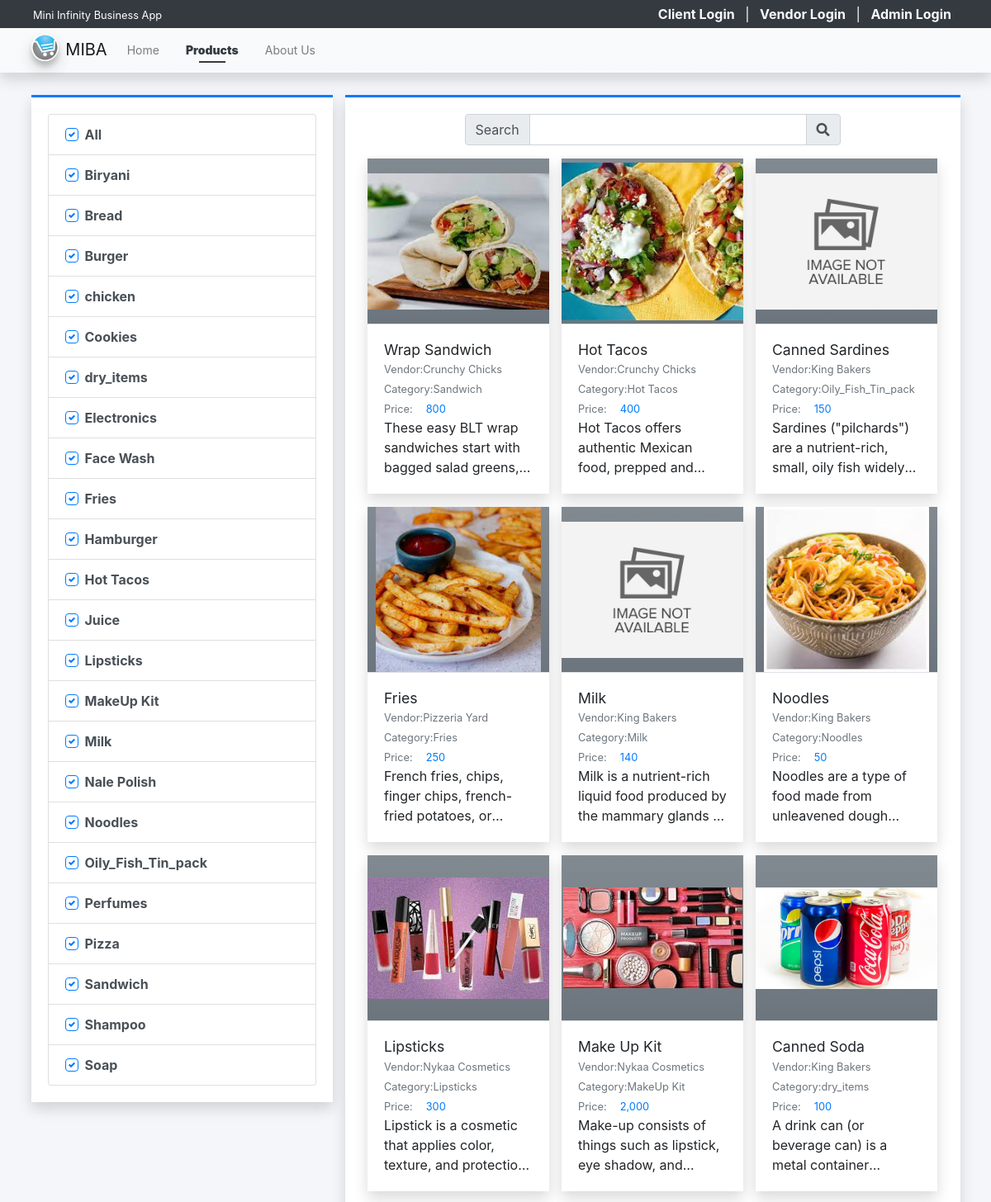
The page /?page=products (upper part) on the database its author committed.
### tables this page shows
CREATE TABLE `category_list` (
  `id` int(30) NOT NULL,
  `vendor_id` int(30) NOT NULL,
  `name` text NOT NULL,
  `description` text NOT NULL,
  `status` tinyint(1) NOT NULL DEFAULT 1,
  `delete_flag` tinyint(1) NOT NULL DEFAULT 0,
  `date_created` datetime NOT NULL DEFAULT current_timestamp(),
  `date_updated` datetime DEFAULT current_timestamp() ON UPDATE current_timestamp()
);

CREATE TABLE `product_list` (
  `id` int(30) NOT NULL,
  `vendor_id` int(30) DEFAULT NULL,
  `category_id` int(30) DEFAULT NULL,
  `name` text NOT NULL,
  `description` text NOT NULL,
  `price` double NOT NULL DEFAULT 0,
  `image_path` text DEFAULT NULL,
  `status` tinyint(1) NOT NULL DEFAULT 1,
  `delete_flag` tinyint(1) NOT NULL DEFAULT 0,
  `date_created` datetime NOT NULL DEFAULT current_timestamp(),
  `date_updated` datetime DEFAULT current_timestamp() ON UPDATE current_timestamp()
);

CREATE TABLE `vendor_list` (
  `id` int(30) NOT NULL,
  `code` varchar(100) NOT NULL,
  `shop_type_id` int(30) NOT NULL,
  `shop_name` text NOT NULL,
  `shop_owner` text NOT NULL,
  `contact` text NOT NULL,
  `username` text NOT NULL,
  `password` text NOT NULL,
  `avatar` text DEFAULT NULL,
  `status` tinyint(1) NOT NULL DEFAULT 1,
  `delete_flag` tinyint(1) NOT NULL DEFAULT 0,
  `date_created` datetime NOT NULL DEFAULT current_timestamp(),
  `date_updated` datetime DEFAULT NULL ON UPDATE current_timestamp()
);

### config.php (called while the page is built, shortened)
<?php
function validate_image($file){
    $file = explode("?",$file)[0];
	if(!empty($file)){
		if(is_file(base_app.$file)){
			return base_url.$file;
		}else{
			return base_url.'dist/img/no-image-available.png';
		}
	}else{
		return base_url.'dist/img/no-image-available.png';
	}
}
function format_num($number = 0, $max_decimal = ''){
    if(is_numeric($number)){
        $ex = explode('.',$number);
        $dec = isset($ex[1]) ? strlen($ex[1]) : 0;
        if(empty($max_decimal) || (is_numeric($max_decimal) && $max_decimal >= $dec)){
            return number_format($number,$dec);
        }else{
            if(is_numeric($max_decimal))
                return number_format($number,$max_decimal);
            else
                return "Invalid Maximum Decimal";
        }
    }else{
        return "Invalid Number";
    }
}
?>

### products/index.php (the view, shortened to what this page needs)
<?php
$category_ids = isset($_GET['cids']) ? $_GET['cids'] : 'all';
?>
<div class="content py-3">
    <div class="row">
        <div class="col-md-4">
            <div class="card card-outline rounded-0 card-primary shadow">
                <div class="card-body">
                    <div class="list-group">
                        <div class="list-group-item list-group-item-action">
                            <div class="custom-control custom-checkbox">
                                <label for="cat_all" class="custom-control-label"> All</label>
                            </div>
                        </div>
                        <?php
                        $categories = $conn->query("SELECT * FROM `category_list` where delete_flag = 0 and status = 1 order by `name` asc ");
                        while($row = $categories->fetch_assoc()):
                        ?>
                        <div class="list-group-item list-group-item-action">
                            <div class="custom-control custom-checkbox">
                                <label for="cat_item<?= $row['id'] ?>" class="custom-control-label"> <?= $row['name'] ?></label>
                            </div>
                        </div>
                        <?php endwhile; ?>
                    </div>
                </div>
            </div>
        </div>
        <div class="col-md-8">
            <div class="card card-outline card-primary shadow rounded-0">
                <div class="card-body">
                    <div class="container-fluid">
                        <div class="row justify-content-center mb-3">
                            <div class="col-lg-8 col-md-10 col-sm-12">
                                <form action="" id="search-frm">
                                    <div class="input-group">
                                        <div class="input-group-prepend"><span class="input-group-text">Search</span></div>
                                        <input type="search" id="search" class="form-control" value="<?= isset($_GET['search']) ? $_GET['search'] : '' ?>">
                                        <div class="input-group-append"><span class="input-group-text"><i class="fa fa-search"></i></span></div>
                                    </div>
                                </form>
                            </div>
                        </div>
                        <div class="row" id="product_list">
                            <?php
                            $swhere = "";
                            if(!empty($category_ids)):
                            $products = $conn->query("SELECT p.*, v.shop_name as vendor, c.name as `category` FROM `product_list` p inner join vendor_list v on p.vendor_id = v.id inner join category_list c on p.category_id = c.id where p.delete_flag = 0 and p.`status` =1 {$swhere} order by RAND()");
                            while($row = $products->fetch_assoc()):
                            ?>
                            <div class="col-lg-4 col-md-6 col-sm-12 product-item">
                                <a href="./?page=products/view_product&id=<?= $row['id'] ?>" class="card shadow rounded-0 text-reset text-decoration-none">
                                <div class="product-img-holder position-relative">
                                    <img src="<?= validate_image($row['image_path']) ?>" alt="Product-image" class="img-top product-img bg-gradient-gray">
                                </div>
                                    <div class="card-body border-top border-gray">
                                        <h5 class="card-title text-truncate w-100"><?= $row['name'] ?></h5>
                                        <div class="d-flex w-100">
                                            <div class="col-auto px-0"><small class="text-muted">Vendor: </small></div>
                                            <div class="col-auto px-0 flex-shrink-1 flex-grow-1"><p class="text-truncate m-0"><small class="text-muted"><?= $row['vendor'] ?></small></p></div>
                                        </div>
                                        <div class="d-flex">
                                            <div class="col-auto px-0"><small class="text-muted">Category: </small></div>
                                            <div class="col-auto px-0 flex-shrink-1 flex-grow-1"><p class="text-truncate m-0"><small class="text-muted"><?= $row['category'] ?></small></p></div>
                                        </div>
                                        <div class="d-flex">
                                            <div class="col-auto px-0"><small class="text-muted">Price: </small></div>
                                            <div class="col-auto px-0 flex-shrink-1 flex-grow-1"><p class="m-0 pl-3"><small class="text-primary"><?= format_num($row['price']) ?></small></p></div>
                                        </div>
                                        <p class="card-text truncate-3 w-100"><?= strip_tags(html_entity_decode($row['description'])) ?></p>
                                    </div>
                                </a>
                            </div>
                            <?php endwhile; ?>
                            <?php else: ?>
                                <div class="col-12 text-center">
                                    Pleas select atleast 1 product category
                                </div>
                            <?php endif; ?>
                        </div>
                    </div>
                </div>
            </div>
        </div>
    </div>
</div>

### rows shown on the page
category_list: name "Biryani"
category_list: name "Bread"
category_list: name "Burger"
category_list: name "chicken"
category_list: name "Cookies"
category_list: name "dry_items"
category_list: name "Electronics"
category_list: name "Face Wash"
category_list: name "Fries"
category_list: name "Hamburger"
category_list: name "Hot Tacos"
category_list: name "Juice"
category_list: name "Lipsticks"
category_list: name "MakeUp Kit"
category_list: name "Milk"
category_list: name "Nale Polish"
category_list: name "Noodles"
category_list: name "Oily_Fish_Tin_pack"
category_list: name "Perfumes"
category_list: name "Pizza"
category_list: name "Sandwich"
category_list: name "Shampoo"
category_list: name "Soap"
product_list: shows a picture, name "Wrap Sandwich", vendor.shop_name "Crunchy Chicks", category.name "Sandwich", price "800", description "These easy BLT wrap sandwiches start with bagged salad…"
product_list: shows a picture, name "Hot Tacos", vendor.shop_name "Crunchy Chicks", category.name "Hot Tacos", price "400", description "Hot Tacos offers authentic Mexican food, prepped…"
product_list: name "Canned Sardines", vendor.shop_name "King Bakers", category.name "Oily_Fish_Tin_pack", price "150", description "Sardines (\"pilchards\") are a nutrient-rich, small, oily fish…"
product_list: shows a picture, name "Fries", vendor.shop_name "Pizzeria Yard", category.name "Fries", price "250", description "French fries, chips, finger chips, french-fried potatoes,…"
product_list: name "Milk", vendor.shop_name "King Bakers", category.name "Milk", price "140", description "Milk is a nutrient-rich liquid food produced by the mammary glands…"
product_list: shows a picture, name "Noodles", vendor.shop_name "King Bakers", category.name "Noodles", price "50", description "Noodles are a type of food made from unleavened…"
product_list: shows a picture, name "Lipsticks", vendor.shop_name "Nykaa Cosmetics", category.name "Lipsticks", price "300", description "Lipstick is a cosmetic that applies color, texture, and…"
product_list: shows a picture, name "Make Up Kit", vendor.shop_name "Nykaa Cosmetics", category.name "MakeUp Kit", price "2,000", description "Make-up consists of things such as lipstick, eye shadow,…"
product_list: shows a picture, name "Canned Soda", vendor.shop_name "King Bakers", category.name "dry_items", price "100", description "A drink can (or beverage can) is a metal…"

### other values the page prints
$_settings->info('name') "Mini Infinity Business App"
$_settings->info('short_name') "MIBA"
